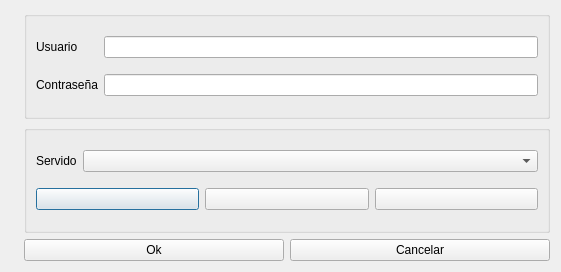
<?xml version="1.0" encoding="UTF-8"?>
<ui version="4.0">
 <class>LoginDlg</class>
 <widget class="QDialog" name="LoginDlg">
  <property name="geometry">
   <rect>
    <x>0</x>
    <y>0</y>
    <width>561</width>
    <height>272</height>
   </rect>
  </property>
  <property name="windowTitle">
   <string>Login</string>
  </property>
  <layout class="QHBoxLayout" name="horizontalLayout_2">
   <item>
    <widget class="QLabel" name="lblImage">
     <property name="sizePolicy">
      <sizepolicy hsizetype="Maximum" vsizetype="Preferred">
       <horstretch>0</horstretch>
       <verstretch>0</verstretch>
      </sizepolicy>
     </property>
     <property name="toolTip">
      <string>&lt;!DOCTYPE HTML PUBLIC &quot;-//W3C//DTD HTML 4.0//EN&quot; &quot;http://www.w3.org/TR/REC-html40/strict.dtd&quot;&gt;
&lt;html&gt;&lt;head&gt;&lt;meta name=&quot;qrichtext&quot; content=&quot;1&quot; /&gt;&lt;style type=&quot;text/css&quot;&gt;
p, li { white-space: pre-wrap; }
&lt;/style&gt;&lt;/head&gt;&lt;body style=&quot; font-family:'MS Shell Dlg 2'; font-size:8.25pt; font-weight:400; font-style:normal;&quot;&gt;
&lt;p style=&quot; margin-top:0px; margin-bottom:0px; margin-left:0px; margin-right:0px; -qt-block-indent:0; text-indent:0px;&quot;&gt;&lt;span style=&quot; font-family:'DejaVu Sans'; font-size:8pt; font-weight:600;&quot;&gt;AlephERP&lt;/span&gt;&lt;span style=&quot; font-family:'DejaVu Sans'; font-size:8pt;&quot;&gt; por &lt;/span&gt;&lt;span style=&quot; font-family:'DejaVu Sans'; font-size:8pt; font-style:italic;&quot;&gt;Aleph Sistemas de Información&lt;/span&gt;&lt;/p&gt;&lt;/body&gt;&lt;/html&gt;</string>
     </property>
     <property name="text">
      <string/>
     </property>
     <property name="scaledContents">
      <bool>false</bool>
     </property>
    </widget>
   </item>
   <item>
    <layout class="QGridLayout" name="gridLayout_3">
     <item row="0" column="0" colspan="2">
      <widget class="QGroupBox" name="groupBox">
       <property name="title">
        <string/>
       </property>
       <layout class="QGridLayout" name="gridLayout">
        <item row="0" column="0">
         <widget class="QLabel" name="label_2">
          <property name="text">
           <string>Usuario</string>
          </property>
         </widget>
        </item>
        <item row="0" column="1">
         <widget class="QLineEdit" name="txtUserName"/>
        </item>
        <item row="1" column="0">
         <widget class="QLabel" name="label_3">
          <property name="text">
           <string>Contraseña</string>
          </property>
         </widget>
        </item>
        <item row="1" column="1">
         <widget class="QLineEdit" name="txtPassword">
          <property name="echoMode">
           <enum>QLineEdit::Password</enum>
          </property>
         </widget>
        </item>
       </layout>
      </widget>
     </item>
     <item row="1" column="0" colspan="2">
      <widget class="QGroupBox" name="gbServer">
       <property name="title">
        <string/>
       </property>
       <layout class="QVBoxLayout" name="verticalLayout">
        <item>
         <layout class="QHBoxLayout" name="horizontalLayout_3">
          <item>
           <widget class="QLabel" name="label_4">
            <property name="sizePolicy">
             <sizepolicy hsizetype="Maximum" vsizetype="Preferred">
              <horstretch>0</horstretch>
              <verstretch>0</verstretch>
             </sizepolicy>
            </property>
            <property name="text">
             <string>Servido</string>
            </property>
           </widget>
          </item>
          <item>
           <widget class="QComboBox" name="cbServers"/>
          </item>
         </layout>
        </item>
        <item>
         <layout class="QHBoxLayout" name="horizontalLayout">
          <item>
           <widget class="QPushButton" name="pbAdd">
            <property name="sizePolicy">
             <sizepolicy hsizetype="Minimum" vsizetype="Fixed">
              <horstretch>0</horstretch>
              <verstretch>0</verstretch>
             </sizepolicy>
            </property>
            <property name="toolTip">
             <string>Añadir servidor</string>
            </property>
            <property name="whatsThis">
             <string>Añadir servidor</string>
            </property>
            <property name="text">
             <string/>
            </property>
            <property name="icon">
             <iconset resource="../resources/resources.qrc">
              <normaloff>:/generales/images/edit_add.png</normaloff>:/generales/images/edit_add.png</iconset>
            </property>
           </widget>
          </item>
          <item>
           <widget class="QPushButton" name="pbEdit">
            <property name="sizePolicy">
             <sizepolicy hsizetype="Minimum" vsizetype="Fixed">
              <horstretch>0</horstretch>
              <verstretch>0</verstretch>
             </sizepolicy>
            </property>
            <property name="toolTip">
             <string>Editar servidor</string>
            </property>
            <property name="whatsThis">
             <string>Editar servidor</string>
            </property>
            <property name="text">
             <string/>
            </property>
            <property name="icon">
             <iconset resource="../resources/resources.qrc">
              <normaloff>:/generales/images/edit_edit.png</normaloff>:/generales/images/edit_edit.png</iconset>
            </property>
           </widget>
          </item>
          <item>
           <widget class="QPushButton" name="pbRemove">
            <property name="sizePolicy">
             <sizepolicy hsizetype="Minimum" vsizetype="Fixed">
              <horstretch>0</horstretch>
              <verstretch>0</verstretch>
             </sizepolicy>
            </property>
            <property name="toolTip">
             <string>Eliminar servidor</string>
            </property>
            <property name="whatsThis">
             <string>Eliminar servidor</string>
            </property>
            <property name="text">
             <string/>
            </property>
            <property name="icon">
             <iconset resource="../resources/resources.qrc">
              <normaloff>:/generales/images/edit_remove.png</normaloff>:/generales/images/edit_remove.png</iconset>
            </property>
           </widget>
          </item>
         </layout>
        </item>
       </layout>
      </widget>
     </item>
     <item row="2" column="0">
      <widget class="QPushButton" name="pbOk">
       <property name="text">
        <string>Ok</string>
       </property>
       <property name="icon">
        <iconset resource="../resources/resources.qrc">
         <normaloff>:/aplicacion/images/ok.png</normaloff>:/aplicacion/images/ok.png</iconset>
       </property>
      </widget>
     </item>
     <item row="2" column="1">
      <widget class="QPushButton" name="pbCancel">
       <property name="text">
        <string>Cancelar</string>
       </property>
       <property name="icon">
        <iconset resource="../resources/resources.qrc">
         <normaloff>:/generales/images/delete.png</normaloff>:/generales/images/delete.png</iconset>
       </property>
      </widget>
     </item>
    </layout>
   </item>
  </layout>
 </widget>
 <resources>
  <include location="../resources/resources.qrc"/>
  <include location="../resources/resources.qrc"/>
  <include location="../resources/resources.qrc"/>
 </resources>
 <connections/>
</ui>
